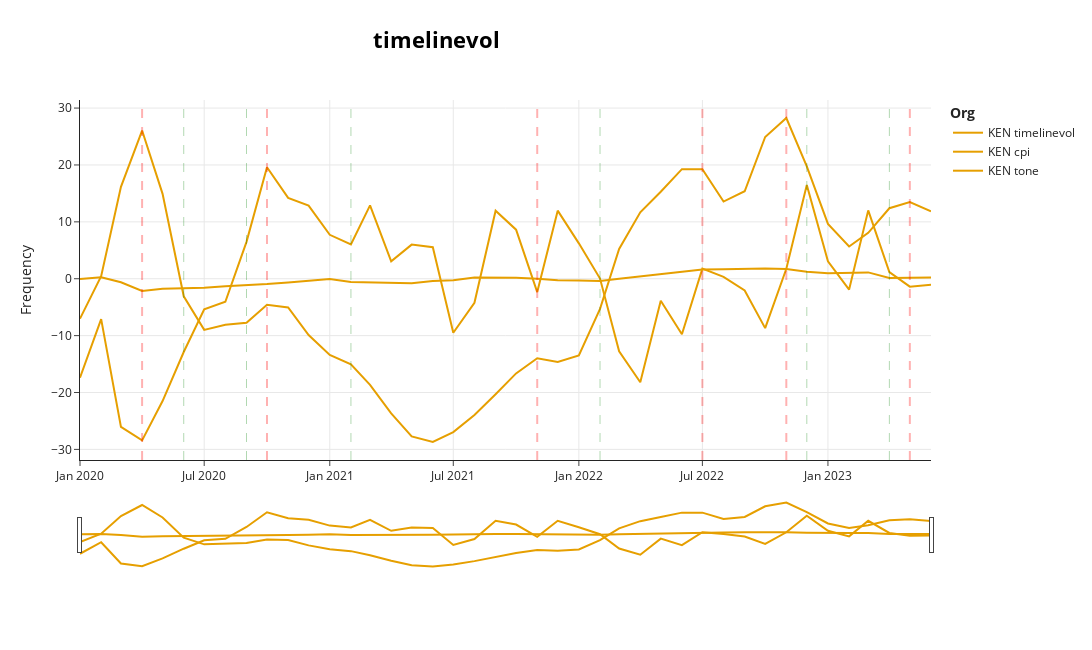

Write notebook code for a chart like this one.
### Code cell
plot_timeseries(df.query(f"iso3=='KEN'"), smooth_x=1, show_infl=True, show_peaks=True)

### Figure 1 — Plotly figure (JSON) as saved in the notebook; plotly's stock layout.template omitted (floating-point values rounded to 4 significant figures)
{"data": [{"hoverinfo": "text", "hovertemplate": "%{y}%{_xother}", "marker": {"color": "#E69F00"}, "mode": "lines", "name": "KEN timelinevol", "type": "scatter", "x": ["2020-01-01T00:00:00", "2020-02-01T00:00:00", "2020-03-01T00:00:00", "2020-04-01T00:00:00", "2020-05-01T00:00:00", "2020-06-01T00:00:00", "2020-07-01T00:00:00", "2020-08-01T00:00:00", "2020-09-01T00:00:00", "2020-10-01T00:00:00", "2020-11-01T00:00:00", "2020-12-01T00:00:00", "2021-01-01T00:00:00", "2021-02-01T00:00:00", "2021-03-01T00:00:00", "2021-04-01T00:00:00", "2021-05-01T00:00:00", "2021-06-01T00:00:00", "2021-07-01T00:00:00", "2021-08-01T00:00:00", "2021-09-01T00:00:00", "2021-10-01T00:00:00", "2021-11-01T00:00:00", "2021-12-01T00:00:00", "2022-01-01T00:00:00", "2022-02-01T00:00:00", "2022-03-01T00:00:00", "2022-04-01T00:00:00", "2022-05-01T00:00:00", "2022-06-01T00:00:00", "2022-07-01T00:00:00", "2022-08-01T00:00:00", "2022-09-01T00:00:00", "2022-10-01T00:00:00", "2022-11-01T00:00:00", "2022-12-01T00:00:00", "2023-01-01T00:00:00", "2023-02-01T00:00:00", "2023-03-01T00:00:00", "2023-04-01T00:00:00", "2023-05-01T00:00:00", "2023-06-01T00:00:00"], "y": [-7.019, 0.4486, 16.16, 26.05, 14.92, -3.086, -8.992, -8.106, -7.727, -4.586, -5.06, -9.907, -13.4, -15.04, -18.65, -23.66, -27.71, -28.7, -26.96, -23.95, -20.31, -16.64, -13.99, -14.64, -13.49, -5.3, 5.243, 11.67, 15.28, 19.26, 19.27, 13.56, 15.38, 24.91, 28.25, 19.74, 9.646, 5.675, 8.07, 12.39, 13.47, 11.85]}, {"hoverinfo": "text", "hovertemplate": "%{y}%{_xother}", "marker": {"color": "#E69F00"}, "mode": "lines", "name": "KEN cpi", "type": "scatter", "x": ["2020-01-01T00:00:00", "2020-02-01T00:00:00", "2020-03-01T00:00:00", "2020-04-01T00:00:00", "2020-05-01T00:00:00", "2020-06-01T00:00:00", "2020-07-01T00:00:00", "2020-08-01T00:00:00", "2020-09-01T00:00:00", "2020-10-01T00:00:00", "2020-11-01T00:00:00", "2020-12-01T00:00:00", "2021-01-01T00:00:00", "2021-02-01T00:00:00", "2021-03-01T00:00:00", "2021-04-01T00:00:00", "2021-05-01T00:00:00", "2021-06-01T00:00:00", "2021-07-01T00:00:00", "2021-08-01T00:00:00", "2021-09-01T00:00:00", "2021-10-01T00:00:00", "2021-11-01T00:00:00", "2021-12-01T00:00:00", "2022-01-01T00:00:00", "2022-02-01T00:00:00", "2022-03-01T00:00:00", "2022-04-01T00:00:00", "2022-05-01T00:00:00", "2022-06-01T00:00:00", "2022-07-01T00:00:00", "2022-08-01T00:00:00", "2022-09-01T00:00:00", "2022-10-01T00:00:00", "2022-11-01T00:00:00", "2022-12-01T00:00:00", "2023-01-01T00:00:00", "2023-02-01T00:00:00", "2023-03-01T00:00:00", "2023-04-01T00:00:00", "2023-05-01T00:00:00", "2023-06-01T00:00:00"], "y": [-0.04017, 0.2521, -0.6252, -2.154, -1.776, -1.672, -1.596, -1.318, -1.145, -0.9375, -0.6483, -0.3341, -0.05314, -0.5625, -0.6265, -0.6391, -0.8109, -0.381, -0.2701, 0.2119, 0.1987, 0.189, -0.01527, -0.2611, -0.322, -0.3798, -0.01232, 0.4057, 0.7294, 1.111, 1.641, 1.655, 1.72, 1.819, 1.713, 1.245, 0.9527, 1.076, 1.113, 0.1505, 0.183, 0.2155]}, {"hoverinfo": "text", "hovertemplate": "%{y}%{_xother}", "marker": {"color": "#E69F00"}, "mode": "lines", "name": "KEN tone", "type": "scatter", "x": ["2020-01-01T00:00:00", "2020-02-01T00:00:00", "2020-03-01T00:00:00", "2020-04-01T00:00:00", "2020-05-01T00:00:00", "2020-06-01T00:00:00", "2020-07-01T00:00:00", "2020-08-01T00:00:00", "2020-09-01T00:00:00", "2020-10-01T00:00:00", "2020-11-01T00:00:00", "2020-12-01T00:00:00", "2021-01-01T00:00:00", "2021-02-01T00:00:00", "2021-03-01T00:00:00", "2021-04-01T00:00:00", "2021-05-01T00:00:00", "2021-06-01T00:00:00", "2021-07-01T00:00:00", "2021-08-01T00:00:00", "2021-09-01T00:00:00", "2021-10-01T00:00:00", "2021-11-01T00:00:00", "2021-12-01T00:00:00", "2022-01-01T00:00:00", "2022-02-01T00:00:00", "2022-03-01T00:00:00", "2022-04-01T00:00:00", "2022-05-01T00:00:00", "2022-06-01T00:00:00", "2022-07-01T00:00:00", "2022-08-01T00:00:00", "2022-09-01T00:00:00", "2022-10-01T00:00:00", "2022-11-01T00:00:00", "2022-12-01T00:00:00", "2023-01-01T00:00:00", "2023-02-01T00:00:00", "2023-03-01T00:00:00", "2023-04-01T00:00:00", "2023-05-01T00:00:00", "2023-06-01T00:00:00"], "y": [-17.39, -7.09, -26.06, -28.41, -21.51, -12.89, -5.385, -4.041, 6.482, 19.6, 14.22, 12.85, 7.719, 6.021, 12.9, 3.077, 5.998, 5.544, -9.491, -4.226, 11.97, 8.629, -2.352, 11.97, 6.221, 0.02868, -12.76, -18.21, -3.868, -9.766, 1.768, 0.315, -2.059, -8.679, 1.746, 16.47, 3.078, -1.902, 12.02, 1.17, -1.393, -1.066]}], "layout": {"height": 650, "hoverlabel": {"bgcolor": "white", "font": {"family": "Rockwell", "size": 16}}, "legend": {"title": {"text": "<b>Org"}}, "shapes": [{"line": {"color": "red", "dash": "dash", "width": 2}, "type": "line", "x0": "2020-04-01T00:00:00", "x1": "2020-04-01T00:00:00", "xref": "x", "y0": 0, "y1": 1, "yref": "y domain"}, {"line": {"color": "red", "dash": "dash", "width": 2}, "type": "line", "x0": "2020-10-01T00:00:00", "x1": "2020-10-01T00:00:00", "xref": "x", "y0": 0, "y1": 1, "yref": "y domain"}, {"line": {"color": "red", "dash": "dash", "width": 2}, "type": "line", "x0": "2021-11-01T00:00:00", "x1": "2021-11-01T00:00:00", "xref": "x", "y0": 0, "y1": 1, "yref": "y domain"}, {"line": {"color": "red", "dash": "dash", "width": 2}, "type": "line", "x0": "2022-07-01T00:00:00", "x1": "2022-07-01T00:00:00", "xref": "x", "y0": 0, "y1": 1, "yref": "y domain"}, {"line": {"color": "red", "dash": "dash", "width": 2}, "type": "line", "x0": "2022-11-01T00:00:00", "x1": "2022-11-01T00:00:00", "xref": "x", "y0": 0, "y1": 1, "yref": "y domain"}, {"line": {"color": "red", "dash": "dash", "width": 2}, "type": "line", "x0": "2023-05-01T00:00:00", "x1": "2023-05-01T00:00:00", "xref": "x", "y0": 0, "y1": 1, "yref": "y domain"}, {"line": {"color": "green", "dash": "dash", "width": 1}, "type": "line", "x0": "2020-06-01T00:00:00", "x1": "2020-06-01T00:00:00", "xref": "x", "y0": 0, "y1": 1, "yref": "y domain"}, {"line": {"color": "green", "dash": "dash", "width": 1}, "type": "line", "x0": "2020-09-01T00:00:00", "x1": "2020-09-01T00:00:00", "xref": "x", "y0": 0, "y1": 1, "yref": "y domain"}, {"line": {"color": "green", "dash": "dash", "width": 1}, "type": "line", "x0": "2021-02-01T00:00:00", "x1": "2021-02-01T00:00:00", "xref": "x", "y0": 0, "y1": 1, "yref": "y domain"}, {"line": {"color": "green", "dash": "dash", "width": 1}, "type": "line", "x0": "2022-02-01T00:00:00", "x1": "2022-02-01T00:00:00", "xref": "x", "y0": 0, "y1": 1, "yref": "y domain"}, {"line": {"color": "green", "dash": "dash", "width": 1}, "type": "line", "x0": "2022-12-01T00:00:00", "x1": "2022-12-01T00:00:00", "xref": "x", "y0": 0, "y1": 1, "yref": "y domain"}, {"line": {"color": "green", "dash": "dash", "width": 1}, "type": "line", "x0": "2023-04-01T00:00:00", "x1": "2023-04-01T00:00:00", "xref": "x", "y0": 0, "y1": 1, "yref": "y domain"}], "title": {"font": {"color": "Black", "size": 22}, "text": "<b>timelinevol", "x": 0.4, "xanchor": "center", "y": 0.95, "yanchor": "top"}, "width": 1250, "xaxis": {"autorange": true, "range": ["2020-01-01", "2023-06-01"], "rangeslider": {"autorange": true, "range": ["2020-01-01", "2023-06-01"], "visible": true, "yaxis": {"_template": null, "rangemode": "match"}}, "showgrid": true, "type": "date"}, "yaxis": {"autorange": true, "range": [-31.86, 31.42], "showgrid": true, "title": {"text": "Frequency"}, "type": "linear"}}}
